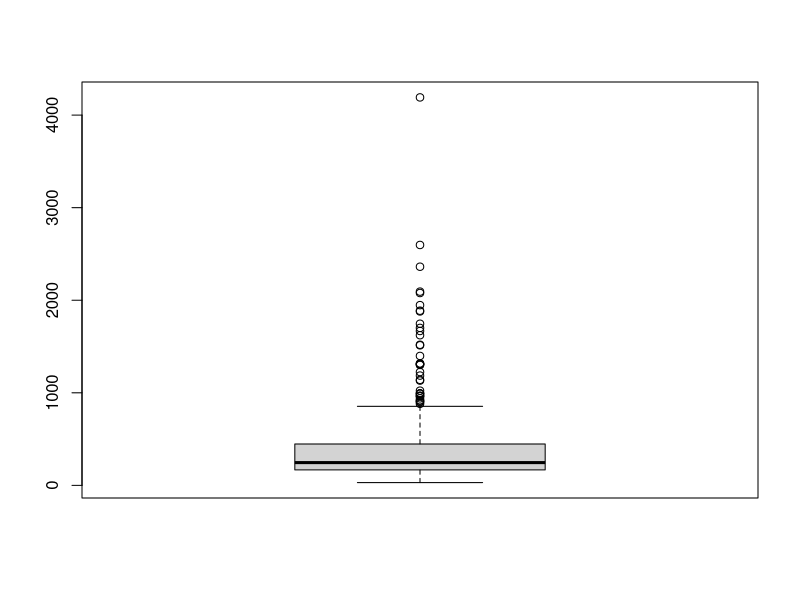
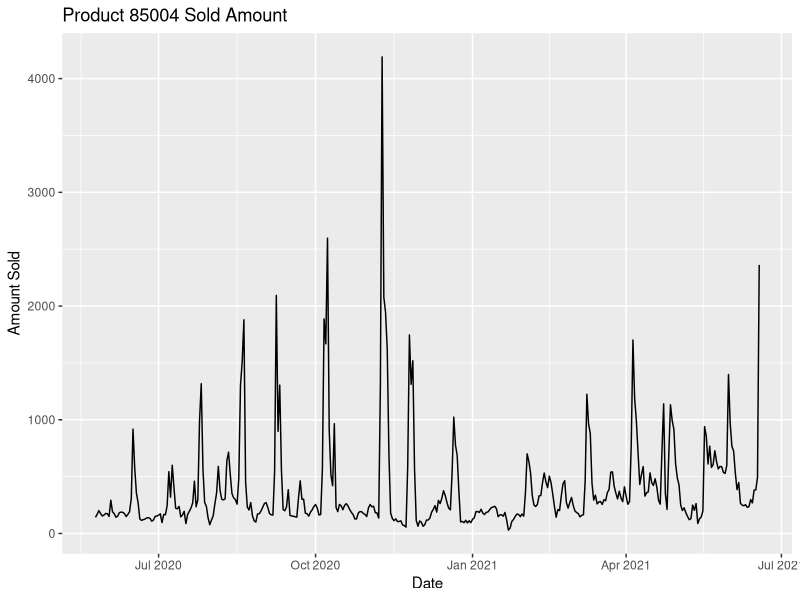
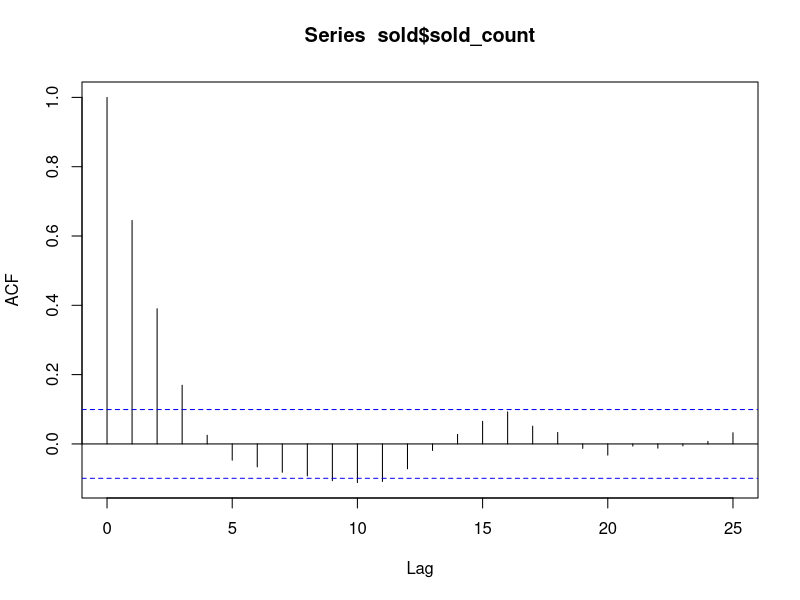
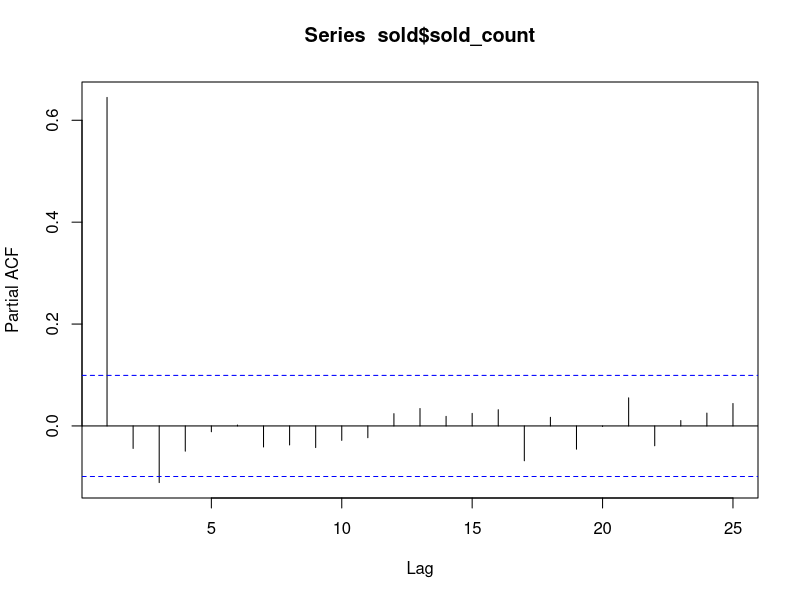
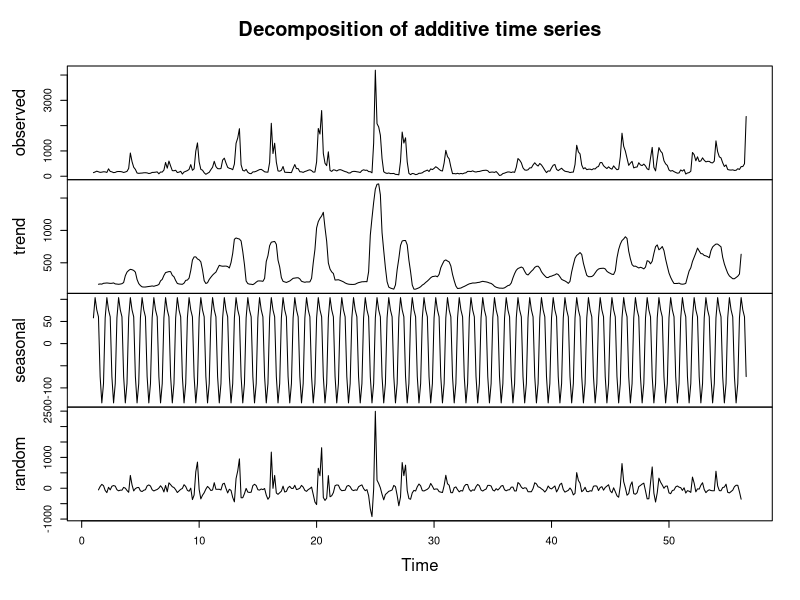
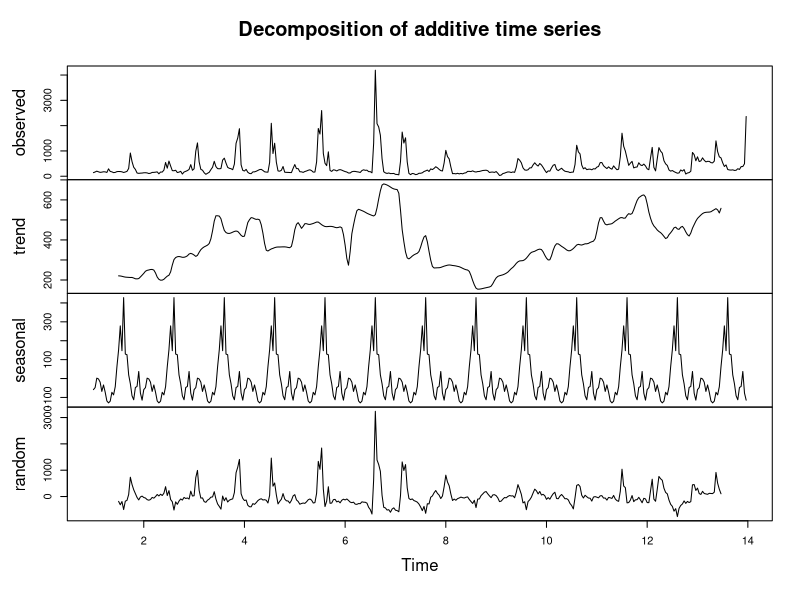
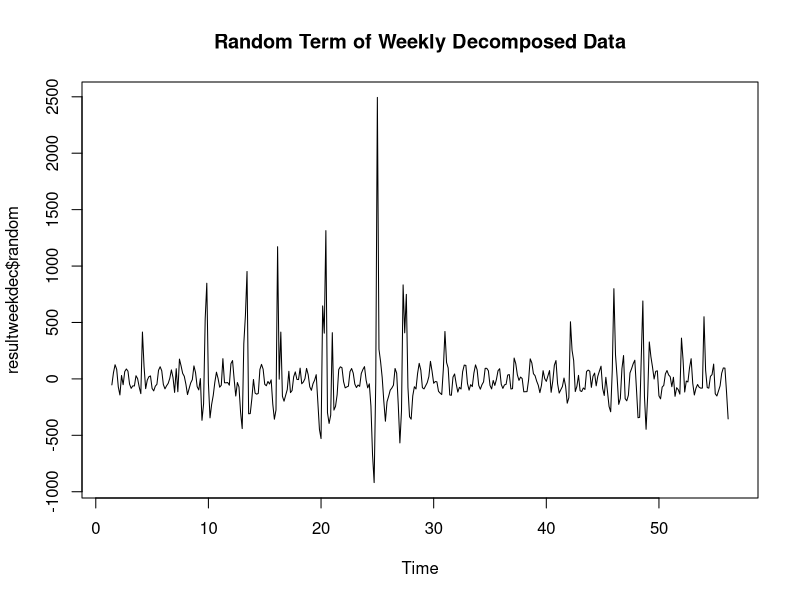
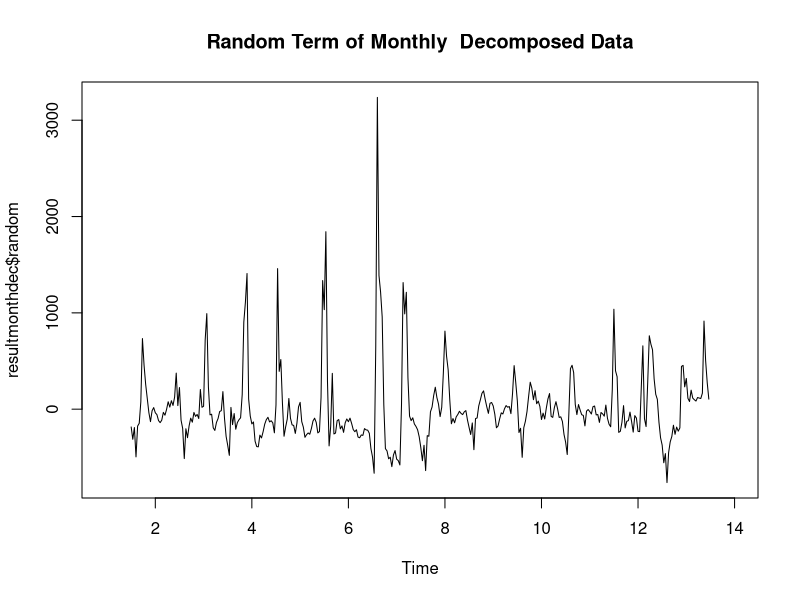

Reproduce these figures in R, in order.
## ---- chunk 1
knitr::opts_chunk$set(echo = TRUE)
## ---- chunk 2
library(tidyverse)
library(lubridate)
library(zoo)
library(ggplot2)
library(data.table)
library(dplyr)
library(forecast)
library(miscTools)
library(stats)
library(GGally)
## ---- chunk 3
pr8 = read.csv("alldata_item8.csv")
pr8 <- as.data.table(pr8)
pr8 <- pr8[,-c("X","w_day")]
## ---- chunk 4
pr8 <- mutate(pr8, event_date = ymd(event_date)) # converting event date into datetime object
pr8[, Month:=as.numeric(lubridate::month(event_date,label=F))] #adding month information as a numeric variable 
pr8[, Day:=as.numeric(lubridate::wday(event_date,label=F))] #adding day information as a numeric variable 
head(pr8)
## ---- chunk 5
sold <- data.table(event_date =pr8$event_date,
                   sold_count = pr8$sold_count)
head(sold)
## ---- chunk 6
boxplot(sold$sold_count)
## ---- chunk 7
ggplot(sold, aes(x = event_date)) + 
  geom_line(aes(y = sold_count)) +  ggtitle("Product 85004 Sold Amount") +
  xlab("Date") + ylab("Amount Sold")

## ---- chunk 8
acf(sold$sold_count)
## ---- chunk 9
pacf(sold$sold_count)
## ---- chunk 10
soldts <- ts(rev(pr8$sold_count),  freq = 7, start= c(1,1))
resultweekdec <- decompose(soldts,type= "additive")
plot(resultweekdec)
## ---- chunk 11

soldtsmonth <- ts(rev(pr8$sold_count),  freq = 30, start= c(1,1))
resultmonthdec <- decompose(soldtsmonth,type= "additive")
plot(resultmonthdec)
## ---- chunk 12
plot(resultweekdec$random)
title("Random Term of Weekly Decomposed Data")
## ---- chunk 13
plot(resultmonthdec$random)
title("Random Term of Monthly  Decomposed Data")
## ---- chunk 14
random = resultweekdec$random
trend = resultweekdec$trend
season = resultweekdec$seasonal
## ---- chunk 15
acf(random, na.action = na.pass)
## ---- chunk 16
pacf(random, na.action = na.pass)
## ---- chunk 17
model <- arima(random, order= c(1,0,0))
AIC(model)

model <- arima(random, order= c(2,0,0))
AIC(model)

model <- arima(random, order= c(3,0,0))
AIC(model)

model <- arima(random, order= c(4,0,0))
AIC(model)

model <- arima(random, order= c(1,0,1))
AIC(model)

model <- arima(random, order= c(2,0,1))
AIC(model)

model <- arima(random, order= c(3,0,1))
AIC(model)

model <- arima(random, order= c(4,0,1))
AIC(model)

model <- arima(random, order= c(3,0,2))
AIC(model)

model <- arima(random, order= c(2,0,2))
AIC(model)

model <- arima(random, order= c(1,0,2))
AIC(model)
## ---- chunk 18
model <- arima(random, order= c(3,0,2))
summary(model)
## ---- chunk 19
plot(model$residuals)
title("Residuals")
## ---- chunk 20
modelfit <- random - model$residuals
fitted <- modelfit+trend+season

plot(soldts)
points(fitted, type= "l", col = 2)

## ---- chunk 21
ggpairs(pr8, columns = c(4,7,8,10,13 ))
## ---- chunk 22
traindata <- sold[-c(1:7),]
head(traindata)
testdata <- sold[c(1:7),]
head(testdata)
## ---- chunk 23
regressors <- pr8[-c(1:7), c(7,8,13)]
head(regressors)
## ---- chunk 24
traindatats <- ts(rev(traindata$sold_count),frequency = 7, start = c(1,1))
resultdec <- decompose(traindatats,type= "additive")
trend = resultdec$trend
season = resultdec$seasonal
random = resultdec$random 
plot(resultdec)
## ---- chunk 25
model <- arima(random, order= c(3,0,2))
summary(model)
## ---- chunk 26
model <- arima(random, order= c(3,0,2), xreg = regressors)
summary(model)
## ---- chunk 27
newregmatrix <- pr8[c(1:10), c(7,8,13)]
  
model.forecast <- predict(model, n.ahead = 10, newxreg = newregmatrix)$pred

last.trend.value <-tail(resultdec$trend[!is.na(resultdec$trend)],1)
seasonality <- resultdec$seasonal[370:379]

forecast_normalized <- model.forecast+last.trend.value+seasonality
forecast_normalized= ts(forecast_normalized, frequency = 7, start=c(55,3))
## ---- chunk 28
testdata <- ts(rev(testdata$sold_count), frequency = 7, start=c(55,3))

plot(testdata)
points(forecast_normalized,type= "l", col = 2)

## ---- chunk 29
modelfit <- random - model$residuals

plot(random)
points(modelfit, type= "l", col = 2)

## ---- chunk 30
plot(model$residuals)
